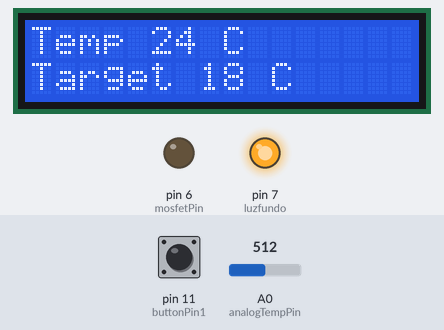
A sketch run on a simulated Arduino Uno, built with avr-gcc and run on an emulated ATmega328P. Shown: 16×2 character LCD, output pins drawn as LEDs (lit = HIGH). The test bench sets the inputs (shaded band); at power-on: A0 (analogTempPin) = 512, pin 11 (buttonPin1) LOW. Pins used as bus, display or sensor lines are not drawn; what the sketch prints to the serial monitor is not drawn.

Above: at 2.2 s.
2.3 s: A0 (analogTempPin) set to 444
At 4.5 s:
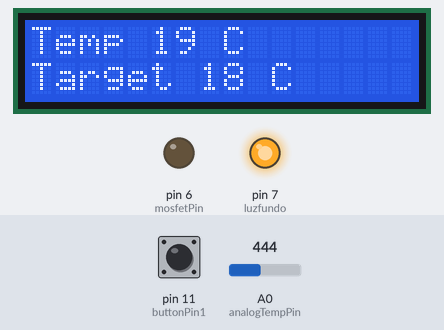
5.5 s: A0 (analogTempPin) set to 417
At 7.2 s:
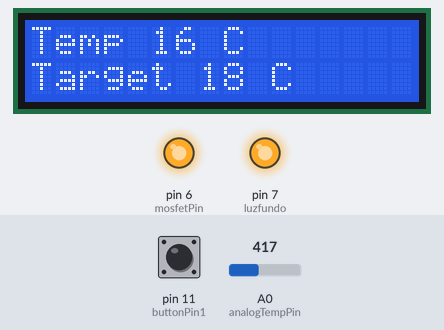
7.5 s: A0 (analogTempPin) set to 0
At 8.9 s:
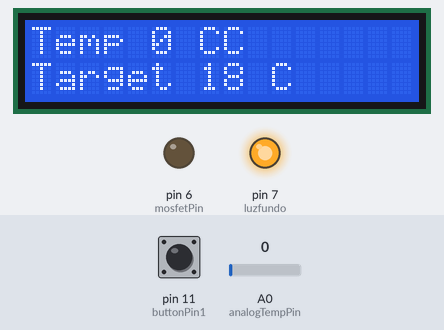
9.5 s: pin 11 (buttonPin1) pulled HIGH for 3.2 s
At 13.9 s:
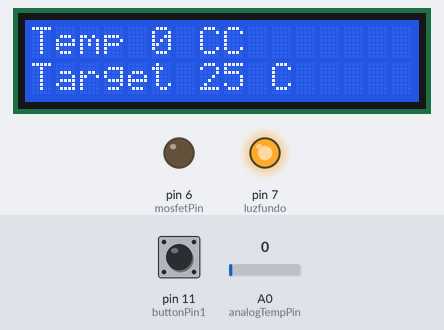
14.2 s: pin 11 (buttonPin1) pulled HIGH for 1 s
At 16.4 s:
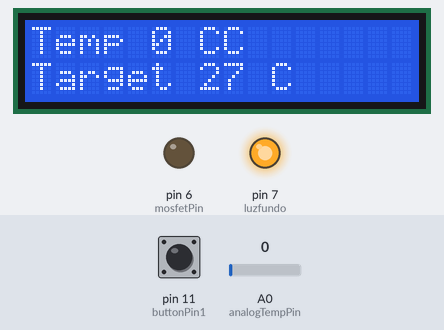
16.7 s: A0 (analogTempPin) set to 306
At 17.8 s:
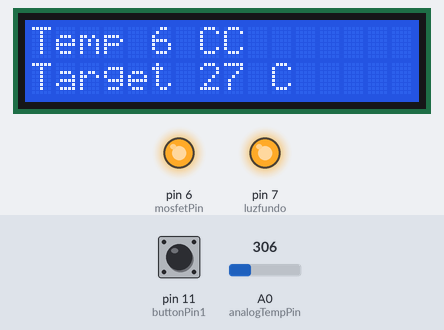
Timing chart, 0 to 19.2 s (numbered marks = the images above; inputs shaded):
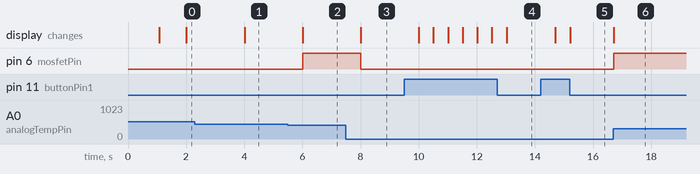

Measured:
- the behaviour switches between 433 and 432 on A0 (analogTempPin) (found by bisection; images 1 and 2)
- after the input at 2.3 s, the display: changes after 1.7 s (image 1)
- after the input at 5.5 s, pin 6 (mosfetPin): LOW → HIGH after 0.51 s; the display: changes after 0.51 s (image 2)
- after the input at 7.5 s, pin 6 (mosfetPin): HIGH → LOW after 0.51 s; the display: changes after 0.52 s (image 3)
- after the input at 9.5 s, the display: first changes after 0.50 s (image 4 shows a later state)
- after the input at 14.2 s, the display: first changes after 0.51 s (image 5 shows a later state)
- after the input at 16.7 s, pin 6 (mosfetPin): LOW → HIGH at once; the display: changes at once (image 6)

The sketch:

Incubator.ino
```cpp
// (licence header left out)
/* PLEASE NOTE
 *  By default this code assume you will use an analog temperature sensor
 *  (10K Thermistor). In case you are using an 1-wire digital sensor you
 *  will have to uncomment a section in the Loop() function
 */


/* Attribution

MOSFET code derived from: 	http://bildr.org/2012/03/rfp30n06le-arduino/
button code derived from: 	http://arduino.cc/en/tutorial/button
Thermistor code derived from: http://computers.tutsplus.com/tutorials/how-to-read-temperatures-with-arduino--mac-53714

NOTE for first time users:
- Try to build the circuits and run the sketches in the above examples prior to using this code

*/

/* *******************************************************
/  Libraries
*/
#include <math.h>    // loads a library with more advanced math functions
#include "LiquidCrystal.h" // Needed for operating the LCD screen
#include <OneWire.h>
/* *******************************************************
*/

/* *******************************************************
/  LCD
*/

#define luzfundo 7

LiquidCrystal lcd(13, 12, 5, 4, 3, 2);

/* *******************************************************
*/

/* *******************************************************
// Define pins
*/
#define fanPin 5     // The mosfet that drives the 80mm fan is connected to pin 3
#define mosfetPin 6   // Pin for the relay that controls the heat pad
#define buttonPin1 11 // Pin for the push button left of the screen
#define buttonPin2 12 // Pin for the push button right of the screen
#define ledPin 13    // Arduino nboard LED pin used as indicator
/* *******************************************************
*/

/* *******************************************************
/  Define variables
*/
int targetTemp = 18;   // Initial target temperature
int button1State = 0;  // variable for reading the pushbutton status
int button2State = 0;  // variable for reading the pushbutton status
int val;                //Create an integer variable
double temp;            //Variable to hold a temperature value
/* *******************************************************
*/

/* *******************************************************
/  Time variables
*/
long switch_time = 2000; // switch mosfet on or off once every 3 seconds
long begin_switch_time = 0;
long temp_time = 2000; // read temperature once every 2 seconds
long begin_temp_time = 0;
/* *******************************************************
*/

// Temp sensor digital
int DS18S20_Pin = 10; //DS18S20 Signal pin on digital 10
OneWire ds(DS18S20_Pin); // on digital pin 10

// Temp sensor analog
int analogTempPin = A0;

void setup() {            //This function gets called when the Arduino starts
  Serial.begin(115200);   //This code sets up the Serial port at 115200 baud rate
  Serial.println(F("BioHack Academy Incubator"));

  // Set pin modes
  pinMode(fanPin, OUTPUT);  // Fanpin
  pinMode(ledPin, OUTPUT); // initialize the LED pin as an output:
  pinMode(buttonPin1, INPUT); // initialize the pushbutton pin as an input:
  pinMode(buttonPin2, INPUT); // initialize the pushbutton pin as an input:
  pinMode(mosfetPin, OUTPUT); // Mosfetpin controling the heating

  // Set time
  begin_switch_time = millis();

  // Initialize I2C
  Wire.begin();

  // Initialize the LCD and print a message
  lcd.begin(16, 2);
  pinMode(luzfundo,OUTPUT);
  digitalWrite(luzfundo,HIGH);
  lcd.clear(); // Clear the screen from any character
  lcd.setCursor(0,0); // Start writing from position 0 row 0, so top left
  lcd.print(F("BioHack Academy"));
  lcd.setCursor(0,1);
  lcd.print(F("Incubator test"));
  delay(1000);
  lcd.clear();

  // The fan is always on
  digitalWrite(fanPin, HIGH);
}

/* *******************************************************
/  Thermistor function converts the raw signal into a temperature
*/
double Thermister(int RawADC) {  //Function to perform the fancy math of the Steinhart-Hart equation
  double Temp;
  Temp = log(((10240000/RawADC) - 10000));
  Temp = 1 / (0.001129148 + (0.000234125 + (0.0000000876741 * Temp * Temp ))* Temp );
  Temp = Temp - 273.15;              // Convert Kelvin to Celsius
  //Temp = (Temp * 9.0)/ 5.0 + 32.0; // Celsius to Fahrenheit - comment out this line if you need Celsius
  return Temp;
}
/* *******************************************************
*/

/* *******************************************************
/  Loop, this code is constantly repeated
*/
void loop() {

  if((millis() - begin_temp_time) > temp_time) {

    // UNCOMMENT THESE LINES IN CASE YOU ARE USING A DIGITAL TEMP SENSOR
    // float temperature = getTemp(); // Read temperature via digital sensor
    // temp=temperature;
    // UNCOMMENT UNTIL HERE

    /* THESE LINES ARE USED WHEN AN ANALOG TEMP SENSOR IS IN USE */
    val=analogRead(analogTempPin);      //Read the analog port 0 and store the value in val
    temp=Thermister(val);   //Runs the fancy math on the raw analog value
    /* END ANALOG SENSOR */

    Serial.println(temp);   //Print the value to the serial port
    begin_temp_time = millis();
  }

  if((millis() - begin_switch_time) > switch_time) {
    // Turn the heating pad on or off depending on temperature
    if (temp < targetTemp) {
      digitalWrite(mosfetPin, HIGH);
      begin_switch_time = millis();
    }
    else {
      digitalWrite(mosfetPin, LOW);
      begin_switch_time = millis();
    }
  }

  // Read the state of the pushbutton value:
  button1State = digitalRead(buttonPin1);
  button2State = digitalRead(buttonPin2);

  // Check if the pushbutton is pressed.
  // If it is, the buttonState is HIGH:
  if (button1State == HIGH) {
    // turn LED on:
    digitalWrite(ledPin, HIGH);
    ++targetTemp;
    if(targetTemp > 50) targetTemp = 50;  // Sanity check, do not allow temperatures higher than 50
    delay(500);
  }
  else if (button2State == HIGH) {
    digitalWrite(ledPin, HIGH);
    --targetTemp;
    if(targetTemp < 0) targetTemp = 0;  // Sanity check, do not allow temperatures lower than 0
    delay(500);
  }
  else {
    // turn LED off:
    digitalWrite(ledPin, LOW);

  }

  button1State = 0;
  button2State = 0;

  // Print the temperatures to the Serial port
  Serial.print(F("Temp: "));
  Serial.print(temp);
  Serial.print(F(" Target temp: "));
  Serial.println(targetTemp);

  // Display the temperature on the LCD
  displayTemps(constrain(temp,0,99),constrain(targetTemp,0,99));
}
/* *******************************************************
*/

/* *******************************************************
/  displayTemps outputs the temperatures to the LCD display
*/
void displayTemps(int tempToDisplay, int targetToDisplay) {
    // Display the settings on the LCD
    lcd.setCursor(0,0); // Start writing characters on the display from position 0 row 0, so top left
    lcd.print(F("Temp "));
    lcd.setCursor(5,0);
    lcd.print(tempToDisplay);
    lcd.print(F(" C"));
    lcd.setCursor(0,1);
    lcd.print(F("Target "));
    lcd.setCursor(7,1);
    lcd.print(targetToDisplay);
    lcd.print(F(" C"));
}
/* *******************************************************
*/

float getTemp(){
 //returns the temperature from one DS18S20 in DEG Celsius

 byte data[12];
 byte addr[8];

 if ( !ds.search(addr)) {
   //no more sensors on chain, reset search
   ds.reset_search();
   return -1000;
 }

 if ( OneWire::crc8( addr, 7) != addr[7]) {
   Serial.println("CRC is not valid!");
   return -1000;
 }

 if ( addr[0] != 0x10 && addr[0] != 0x28) {
   Serial.print("Device is not recognized");
   return -1000;
 }

 ds.reset();
 ds.select(addr);
 ds.write(0x44,1); // start conversion, with parasite power on at the end

 byte present = ds.reset();
 ds.select(addr);
 ds.write(0xBE); // Read Scratchpad


 for (int i = 0; i < 9; i++) { // we need 9 bytes
  data[i] = ds.read();
 }

 ds.reset_search();

 byte MSB = data[1];
 byte LSB = data[0];

 float tempRead = ((MSB << 8) | LSB); //using two's compliment
 float TemperatureSum = tempRead / 16;

 return TemperatureSum;

}
```
